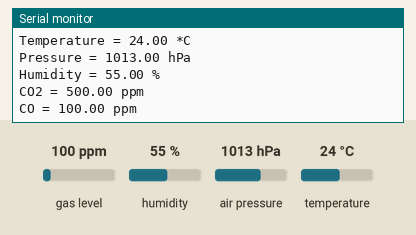
The sketch below on a simulated ESP32. Shown: the last lines printed to the serial monitor. The test bench sets the inputs (shaded band); at power-on: gas level 100 ppm, humidity 55 %, air pressure 1013 hPa, temperature 24 °C. WiFi joins after 1.5 s; servers stay silent unless stated.

Above: at 5.2 s.
5.3 s: gas level set to 20 ppm
At 6.5 s:
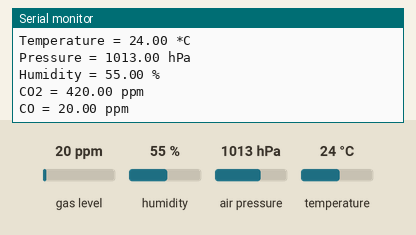
6.8 s: humidity set to 22 %
At 7.5 s:
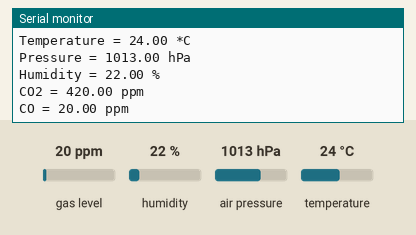
8.3 s: air pressure set to 952 hPa
9.8 s: temperature set to 12 °C
11.3 s: gas level set to 250 ppm
At 12.6 s:
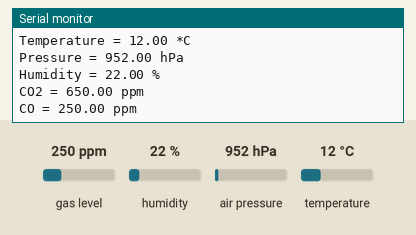
Timing chart, 0 to 13.8 s (numbered marks = the images above; inputs shaded):
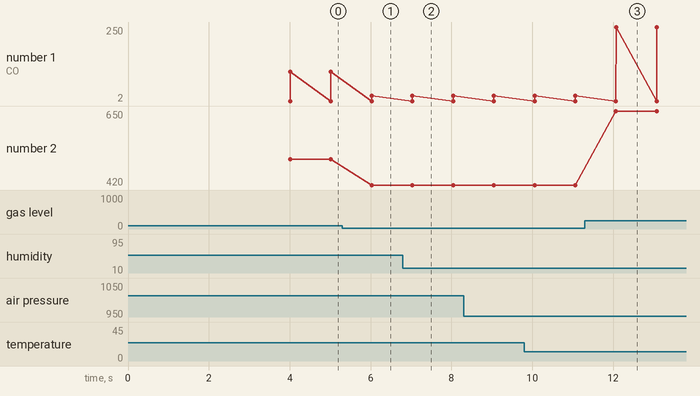

The sketch:

Sensors.ino
```cpp
#include <Wire.h>
#include <Adafruit_Sensor.h>
#include <Adafruit_BME280.h>
#include <MQUnifiedsensor.h>

#include <WiFi.h>
#include <WebServer.h>

#include "credentials.h"

WebServer server(80);

// Sensor data variables
float temperature, pressure, humidity;
double CO2 = 0;
double CO = 0;

void setupWiFi() {
  Serial.println("Setting up WiFi...");
  WiFi.begin(ssid, password);

  while (WiFi.status() != WL_CONNECTED) {
    delay(1000);
    Serial.println("Connecting to WiFi...");
  }

  Serial.println("Connected to WiFi");
    // Print the IP address
  Serial.print("IP Address: ");
  Serial.println(WiFi.localIP());
}

void handleRoot() {
  server.sendHeader("Access-Control-Allow-Origin", "*");
  String json = "{";
  json += "\"temperature\": " + String(temperature);
  json += ", \"pressure\": " + String(pressure);
  json += ", \"humidity\": " + String(humidity);
  json += ", \"co2\": " + String(CO2);
  json += ", \"co\": " + String(CO);
  json += "}";

  server.send(200, "application/json", json);
}

void setupServer() {
  server.on("/", HTTP_GET, handleRoot);
  server.begin();
}

Adafruit_BME280 bme;
unsigned long delayTime;

// Definitions for MQ135
#define placa "ESP-32"
#define Voltage_Resolution 3.3
#define pin 34 // Analog input 0 of your ESP32
#define type "MQ-135"
#define ADC_Bit_Resolution 12
#define RatioMQ135CleanAir 3.6

MQUnifiedsensor MQ135(placa, Voltage_Resolution, ADC_Bit_Resolution, pin, type);

void setup() {
  Serial.begin(115200);

  // Initialize BME280
  if (!bme.begin(0x76)) {
    Serial.println("Could not find a valid BME280 sensor, check wiring!");
    while (1);
  }

  // Initialize MQ135
  MQ135.setRegressionMethod(1); // _PPM = a * ratio^b
  MQ135.init();
  Serial.print("Calibrating please wait.");
  float calcR0 = 0;
  for (int i = 1; i <= 10; i++) {
    MQ135.update(); // Update data, the ESP32 will read the voltage on the analog pin
    calcR0 += MQ135.calibrate(RatioMQ135CleanAir);
    Serial.print(".");
  }
  MQ135.setR0(calcR0 / 10);
  Serial.println("  done!.");

  // Add a delay before setting up WiFi
  delay(2000);

  // Setup WiFi
  setupWiFi();
  setupServer();
}


void loop() {
  server.handleClient();  // Handle Web Server

  // Read BME280 values
  temperature = bme.readTemperature();
  pressure = bme.readPressure() / 100.0F;
  humidity = bme.readHumidity();

  // Read MQ135 values
  MQ135.update();

  MQ135.setA(110.47); MQ135.setB(-2.862); // Configure the equation to calculate CO2 concentration value
  CO2 = MQ135.readSensor() + 400; // Sensor will read PPM concentration using the model, a and b values set previously or from the setup
  /* Motivation:
  We have added 400 PPM because when the library is calibrated it assumes the current state of the
  air as 0 PPM, and it is considered today that the CO2 present in the atmosphere is around 400 PPM.
  https://www.lavanguardia.com/natural/20190514/462242832581/concentracion-dioxido-cabono-co2-atmosfera-bate-record-historia-humanidad.html
  (Motivation came from https://github.com/miguel5612/MQSensorsLib/blob/master/examples/MQ-135-ALL/MQ-135-ALL.ino) */

  MQ135.setA(605.18); MQ135.setB(-3.937); // Configure the equation to calculate CO concentration value
  CO = MQ135.readSensor(); // Sensor will read PPM concentration using the model, a and b values set previously or from the setup

  // Print values (or whatever you need to do)
  Serial.print("Temperature = ");
  Serial.print(temperature);
  Serial.println(" *C");

  Serial.print("Pressure = ");
  Serial.print(pressure);
  Serial.println(" hPa");

  Serial.print("Humidity = ");
  Serial.print(humidity);
  Serial.println(" %");

  Serial.print("CO2 = ");
  Serial.print(CO2);
  Serial.println(" ppm");

  Serial.print("CO = ");
  Serial.print(CO);
  Serial.println(" ppm");

  delay(1000);
}
```

credentials.h
```cpp
// WiFi credentials
const char *ssid = "Your_SSID_Here";
const char *password = "Your_PASSWORD_Here";
```

Measured:
- after the input at 5.3 s, the serial monitor: prints a new line after 0.72 s (image 1)
- after the input at 6.8 s, the serial monitor: prints a new line after 0.23 s (image 2)
- after the input at 11.3 s, the serial monitor: prints a new line after 0.77 s (image 3)
- plotted number 1: 100 → 20 after the input at 5.3 s, 20 → 250 after the input at 11.3 s
- plotted number 2: 500 → 420 after the input at 5.3 s, 420 → 650 after the input at 11.3 s
